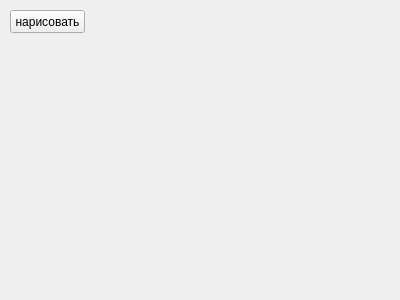
<?xml version="1.0" encoding="UTF-8"?>
<ui version="4.0">
 <class>Form</class>
 <widget class="QWidget" name="Form">
  <property name="geometry">
   <rect>
    <x>0</x>
    <y>0</y>
    <width>400</width>
    <height>300</height>
   </rect>
  </property>
  <property name="windowTitle">
   <string>Form</string>
  </property>
  <widget class="QPushButton" name="button">
   <property name="geometry">
    <rect>
     <x>10</x>
     <y>10</y>
     <width>75</width>
     <height>23</height>
    </rect>
   </property>
   <property name="text">
    <string>нарисовать</string>
   </property>
  </widget>
 </widget>
 <resources/>
 <connections/>
</ui>
